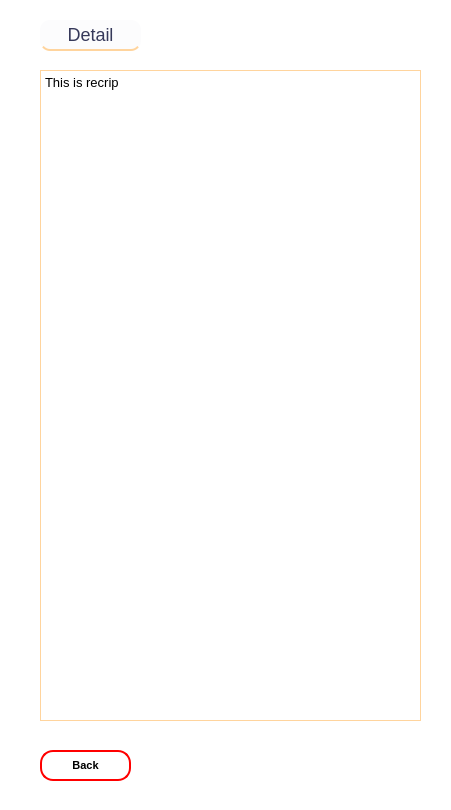
<?xml version="1.0" encoding="UTF-8"?>
<ui version="4.0">
 <class>MainWindow</class>
 <widget class="QMainWindow" name="MainWindow">
  <property name="geometry">
   <rect>
    <x>0</x>
    <y>0</y>
    <width>451</width>
    <height>810</height>
   </rect>
  </property>
  <property name="windowTitle">
   <string>MainWindow</string>
  </property>
  <widget class="QWidget" name="centralwidget">
   <widget class="QPushButton" name="pushButton_4">
    <property name="geometry">
     <rect>
      <x>40</x>
      <y>20</y>
      <width>101</width>
      <height>31</height>
     </rect>
    </property>
    <property name="font">
     <font>
      <pointsize>-1</pointsize>
     </font>
    </property>
    <property name="cursor">
     <cursorShape>PointingHandCursor</cursorShape>
    </property>
    <property name="styleSheet">
     <string notr="true">QPushButton {
	background-color: #FCFCFD;
	color: #36395A;
	font-size: 18px;
	border: none;
	border-radius: 10px;
	border-bottom: 2px solid #ffd49d;
}
</string>
    </property>
    <property name="text">
     <string>Detail</string>
    </property>
   </widget>
   <widget class="QWidget" name="widget" native="true">
    <property name="geometry">
     <rect>
      <x>-10</x>
      <y>-10</y>
      <width>461</width>
      <height>821</height>
     </rect>
    </property>
    <property name="styleSheet">
     <string notr="true">QWidget {
	background: #fff;
}</string>
    </property>
    <widget class="QPushButton" name="pushButton_7">
     <property name="geometry">
      <rect>
       <x>50</x>
       <y>760</y>
       <width>91</width>
       <height>31</height>
      </rect>
     </property>
     <property name="font">
      <font>
       <family>Microsoft YaHei UI</family>
       <pointsize>8</pointsize>
       <weight>75</weight>
       <bold>true</bold>
      </font>
     </property>
     <property name="cursor">
      <cursorShape>PointingHandCursor</cursorShape>
     </property>
     <property name="styleSheet">
      <string notr="true">QPushButton {
	border-radius: 13px;
	border: 2px solid red;
}

QPushButton:hover {
	background: red;
	color: white;
}
</string>
     </property>
     <property name="text">
      <string>Back</string>
     </property>
    </widget>
    <widget class="QTextEdit" name="textEdit_2">
     <property name="geometry">
      <rect>
       <x>50</x>
       <y>80</y>
       <width>381</width>
       <height>651</height>
      </rect>
     </property>
     <property name="font">
      <font>
       <pointsize>11</pointsize>
      </font>
     </property>
     <property name="styleSheet">
      <string notr="true">QTextEdit {
	border: 1px solid #ffd49d;
}</string>
     </property>
     <property name="html">
      <string>&lt;!DOCTYPE HTML PUBLIC &quot;-//W3C//DTD HTML 4.0//EN&quot; &quot;http://www.w3.org/TR/REC-html40/strict.dtd&quot;&gt;
&lt;html&gt;&lt;head&gt;&lt;meta name=&quot;qrichtext&quot; content=&quot;1&quot; /&gt;&lt;style type=&quot;text/css&quot;&gt;
p, li { white-space: pre-wrap; }
&lt;/style&gt;&lt;/head&gt;&lt;body style=&quot; font-family:'MS Shell Dlg 2'; font-size:11pt; font-weight:400; font-style:normal;&quot;&gt;
&lt;p style=&quot; margin-top:0px; margin-bottom:0px; margin-left:0px; margin-right:0px; -qt-block-indent:0; text-indent:0px;&quot;&gt;&lt;span style=&quot; font-size:10pt;&quot;&gt;This is recrip&lt;/span&gt;&lt;/p&gt;&lt;/body&gt;&lt;/html&gt;</string>
     </property>
    </widget>
   </widget>
   <zorder>widget</zorder>
   <zorder>pushButton_4</zorder>
  </widget>
 </widget>
 <resources>
  <include location="banner.qrc"/>
 </resources>
 <connections/>
</ui>
